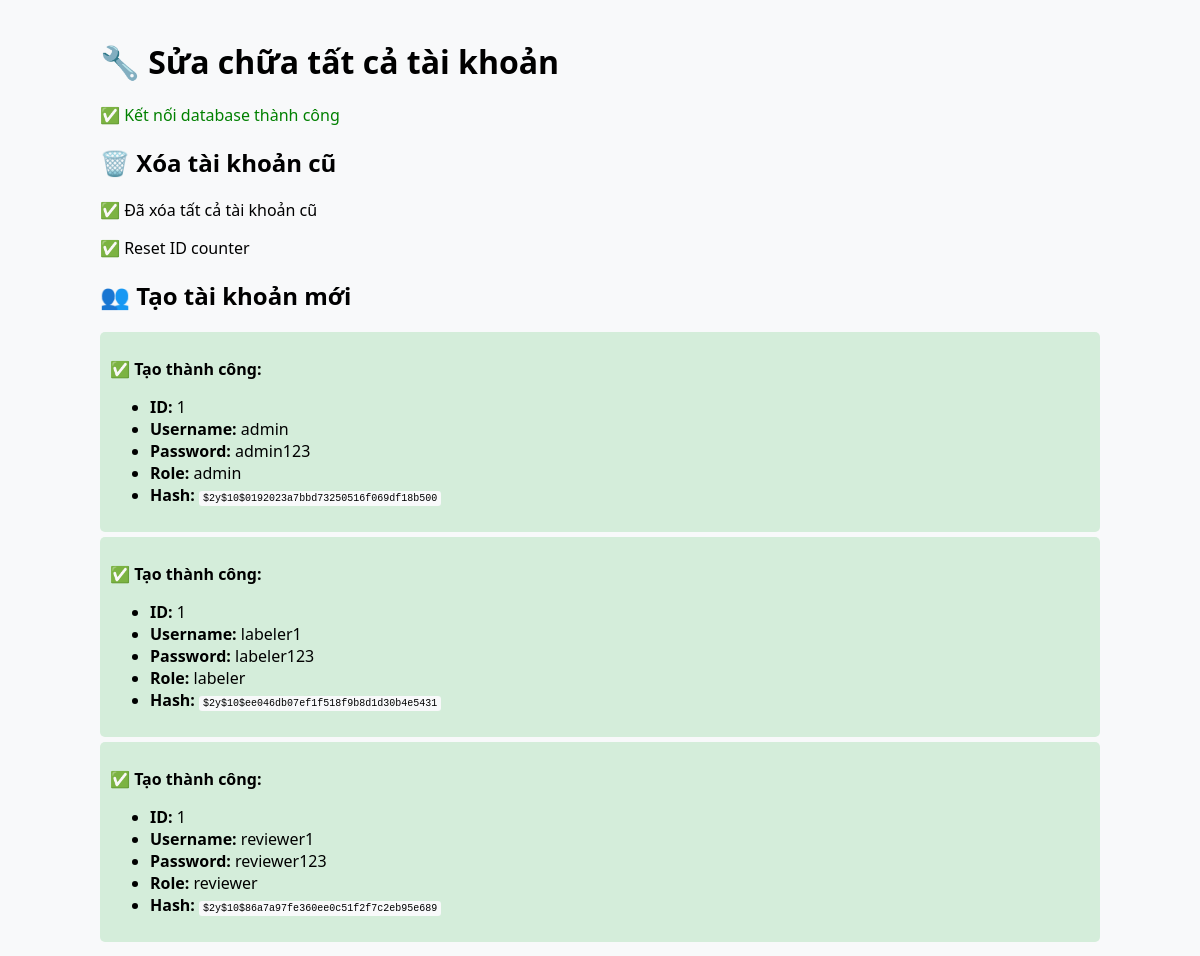
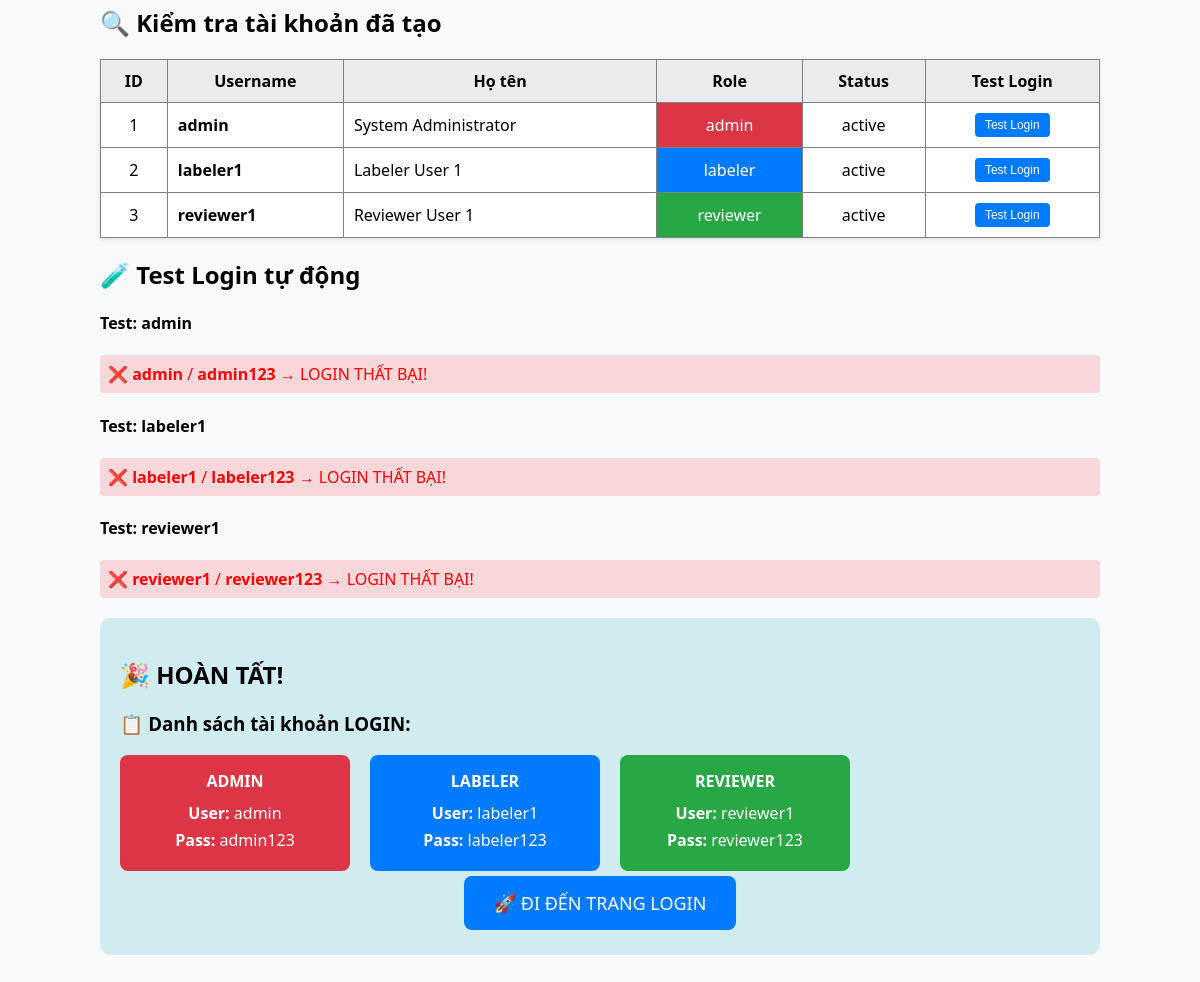
Screenshot of /fix_all_accounts.php with the database file from the repository (2 pictures, top to bottom).
### tables this page shows
CREATE TABLE IF NOT EXISTS users (
    id INT PRIMARY KEY AUTO_INCREMENT,
    username VARCHAR(50) UNIQUE NOT NULL,
    password VARCHAR(255) NOT NULL,
    email VARCHAR(100) UNIQUE NOT NULL,
    full_name VARCHAR(100) NOT NULL,
    role ENUM('admin', 'labeler', 'reviewer') NOT NULL,
    status ENUM('active', 'inactive') DEFAULT 'active',
    created_at TIMESTAMP DEFAULT CURRENT_TIMESTAMP,
    updated_at TIMESTAMP DEFAULT CURRENT_TIMESTAMP ON UPDATE CURRENT_TIMESTAMP
);

### fix_all_accounts.php (the view, shortened to what this page needs)
<?php
echo "<h1>🔧 Sửa chữa tất cả tài khoản</h1>";
try {
    $database = new Database();
    $db = $database->getConnection();
    echo "<p style='color: green;'>✅ Kết nối database thành công</p>";
    echo "<h2>🗑️ Xóa tài khoản cũ</h2>";
    $db->exec("DELETE FROM users");
    echo "<p>✅ Đã xóa tất cả tài khoản cũ</p>";
    $db->exec("ALTER TABLE users AUTO_INCREMENT = 1");
    echo "<p>✅ Reset ID counter</p>";
    echo "<h2>👥 Tạo tài khoản mới</h2>";
    $accounts = [
        [
            'username' => 'admin',
            'password' => 'admin123',
            'full_name' => 'Administrator',
            'email' => 'admin@example.com',
            'role' => 'admin'
        ],
        [
            'username' => 'labeler1',
            'password' => 'labeler123',
            'full_name' => 'Người gán nhãn 1',
            'email' => 'labeler1@example.com',
            'role' => 'labeler'
        ],
        [
            'username' => 'reviewer1',
            'password' => 'reviewer123',
            'full_name' => 'Người đánh giá 1',
            'email' => 'reviewer1@example.com',
            'role' => 'reviewer'
        ]
    ];
    foreach ($accounts as $account) {
        $hashed_password = password_hash($account['password'], PASSWORD_DEFAULT);
        $user_id = $db->lastInsertId();
        echo "<div style='background: #d4edda; padding: 10px; margin: 5px 0; border-radius: 5px;'>";
        echo "<p><strong>✅ Tạo thành công:</strong></p>";
        echo "<ul>";
        echo "<li><strong>ID:</strong> $user_id</li>";
        echo "<li><strong>Username:</strong> {$account['username']}</li>";
        echo "<li><strong>Password:</strong> {$account['password']}</li>";
        echo "<li><strong>Role:</strong> {$account['role']}</li>";
        echo "<li><strong>Hash:</strong> <code style='font-size: 10px; word-break: break-all;'>$hashed_password</code></li>";
        echo "</ul>";
        echo "</div>";
    }
    echo "<h2>🔍 Kiểm tra tài khoản đã tạo</h2>";
    $query = "SELECT id, username, full_name, role, status, created_at FROM users ORDER BY id";
    $stmt = $db->prepare($query);
    $stmt->execute();
    $users = $stmt->fetchAll(PDO::FETCH_ASSOC);
    echo "<table border='1' style='border-collapse: collapse; width: 100%; background: white;'>";
    echo "<tr style='background: #e9ecef;'>";
    echo "<th style='padding: 10px;'>ID</th>";
    echo "<th style='padding: 10px;'>Username</th>";
    echo "<th style='padding: 10px;'>Họ tên</th>";
    echo "<th style='padding: 10px;'>Role</th>";
    echo "<th style='padding: 10px;'>Status</th>";
    echo "<th style='padding: 10px;'>Test Login</th>";
    echo "</tr>";
    foreach ($users as $user) {
        $role_color = '';
        switch($user['role']) {
            case 'admin': $role_color = 'background: #dc3545; color: white;'; break;
            case 'labeler': $role_color = 'background: #007bff; color: white;'; break;
            case 'reviewer': $role_color = 'background: #28a745; color: white;'; break;
        }
        echo "<tr>";
        echo "<td style='padding: 10px; text-align: center;'>{$user['id']}</td>";
        echo "<td style='padding: 10px;'><strong>{$user['username']}</strong></td>";
        echo "<td style='padding: 10px;'>{$user['full_name']}</td>";
        echo "<td style='padding: 10px; text-align: center; $role_color'>{$user['role']}</td>";
        echo "<td style='padding: 10px; text-align: center;'>{$user['status']}</td>";
        echo "<td style='padding: 10px; text-align: center;'>";
        echo "<button onclick=\"testLogin('{$user['username']}')\">Test Login</button>";
        echo "</td>";
        echo "</tr>";
    }
    echo "</table>";
    echo "<h2>🧪 Test Login tự động</h2>";
    foreach ($accounts as $account) {
        echo "<h4>Test: {$account['username']}</h4>";
        $query = "SELECT password FROM users WHERE username = ?";
        $stmt = $db->prepare($query);
        $stmt->execute([$account['username']]);
        $stored_user = $stmt->fetch(PDO::FETCH_ASSOC);
        if ($stored_user) {
            $password_correct = password_verify($account['password'], $stored_user['password']);
            if ($password_correct) {
                echo "<p style='color: green; background: #d4edda; padding: 8px; border-radius: 4px;'>";
                echo "✅ <strong>{$account['username']}</strong> / <strong>{$account['password']}</strong> → LOGIN THÀNH CÔNG!";
                echo "</p>";
            } else {
                echo "<p style='color: red; background: #f8d7da; padding: 8px; border-radius: 4px;'>";
                echo "❌ <strong>{$account['username']}</strong> / <strong>{$account['password']}</strong> → LOGIN THẤT BẠI!";
                echo "</p>";
            }
        } else {
            echo "<p style='color: orange;'>⚠️ Không tìm thấy user {$account['username']}</p>";
        }
    }
    echo "<div style='background: #d1ecf1; padding: 20px; border-radius: 10px; margin: 20px 0;'>";
    echo "<h2>🎉 HOÀN TẤT!</h2>";
    echo "<h3>📋 Danh sách tài khoản LOGIN:</h3>";
    echo "<div style='display: flex; gap: 20px; flex-wrap: wrap;'>";
    foreach ($accounts as $account) {
        $bg_color = '';
        switch($account['role']) {
            case 'admin': $bg_color = '#dc3545'; break;
            case 'labeler': $bg_color = '#007bff'; break;
            case 'reviewer': $bg_color = '#28a745'; break;
        }
        echo "<div style='background: $bg_color; color: white; padding: 15px; border-radius: 8px; text-align: center; min-width: 200px;'>";
        echo "<h4 style='margin: 0 0 10px 0;'>" . strtoupper($account['role']) . "</h4>";
        echo "<p style='margin: 5px 0;'><strong>User:</strong> {$account['username']}</p>";
        echo "<p style='margin: 5px 0;'><strong>Pass:</strong> {$account['password']}</p>";
        echo "</div>";
    }
    echo "</div>";
    echo "<p style='text-align: center; margin: 20px 0;'>";
    echo "<a href='login.php' style='background: #007bff; color: white; padding: 15px 30px; text-decoration: none; border-radius: 8px; font-size: 18px;'>";
    echo "🚀 ĐI ĐẾN TRANG LOGIN";
    echo "</a>";
    echo "</p>";
    echo "</div>";
} catch (Exception $e) {
    echo "<div style='background: #f8d7da; padding: 15px; border-radius: 5px;'>";
    echo "<h3>❌ Lỗi:</h3>";
    echo "<p>" . $e->getMessage() . "</p>";
    echo "<pre>" . $e->getTraceAsString() . "</pre>";
    echo "</div>";
}
?>

### fix_all_accounts.php (style rules this page uses)
button { background: #007bff; color: white; border: none; padding: 5px 10px; border-radius: 4px; cursor: pointer; font-size: 12px; }
table { box-shadow: 0 2px 4px rgba(0,0,0,0.1); }
code { background: #f8f9fa; padding: 2px 4px; border-radius: 3px; font-family: monospace; }

### rows the page displays
users: id "1", username "admin", full_name "System Administrator", role "admin", status "active", password "admin123", role "ADMIN"
users: id "2", username "labeler1", full_name "Labeler User 1", role "labeler", status "active", password "labeler123", role "LABELER"
users: id "3", username "reviewer1", full_name "Reviewer User 1", role "reviewer", status "active", password "reviewer123", role "REVIEWER"

### other values shown
$user_id "1"
$account['username'] "admin"
$account['password'] "admin123"
$account['role'] "admin"
$hashed_password "$2y$10$0192023a7bbd73250516f069df18b500"
$account['username'] "labeler1"
$account['password'] "labeler123"
$account['role'] "labeler"
$hashed_password "$2y$10$ee046db07ef1f518f9b8d1d30b4e5431"
$account['username'] "reviewer1"
$account['password'] "reviewer123"
$account['role'] "reviewer"
$hashed_password "$2y$10$86a7a97fe360ee0c51f2f7c2eb95e689"
